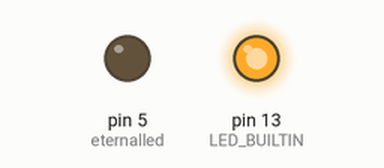
Recording of a sketch running on a simulated Arduino Uno, built with avr-gcc and run on an emulated ATmega328P. On the bench: output pins drawn as LEDs (lit = HIGH).

Above: at 0.2 s.
At 1.5 s:
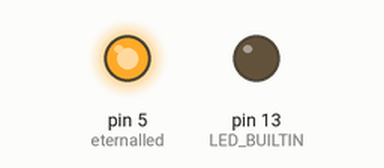
At 5.5 s:
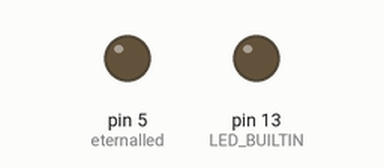
Timing chart, 0 to 6.9 s (numbered marks = the images above):
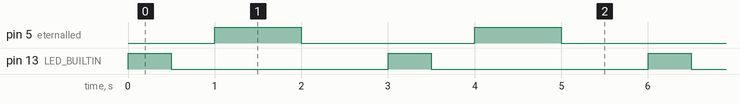

The sketch:

Blink1.ino
```cpp
int eternalled = 5;
void setup() {
  // initialize digital pin LED_BUILTIN as an output.
  pinMode(LED_BUILTIN, OUTPUT);
  pinMode(eternalled, OUTPUT);
}

// the loop function runs over and over again forever
void loop() {
  digitalWrite(LED_BUILTIN, HIGH);   // turn the LED on (HIGH is the voltage level)
  delay(500);                       // wait for a second
  digitalWrite(LED_BUILTIN, LOW);    // turn the LED off by making the voltage LOW
  delay(500);                       // wait for a second

  digitalWrite(eternalled, HIGH);   // turn the LED on (HIGH is the voltage level)
  delay(1000);                       // wait for a second
  digitalWrite(eternalled, LOW);    // turn the LED off by making the voltage LOW
  delay(1000);
}
```

Measured:
- by itself, pin 5 (eternalled): alternates HIGH for 1.0 s and LOW for 2.0 s
- by itself, pin 13 (LED_BUILTIN): alternates HIGH for 0.50 s and LOW for 2.5 s
- by itself, everything shown: repeats every 3.0 s, in 4 steps
